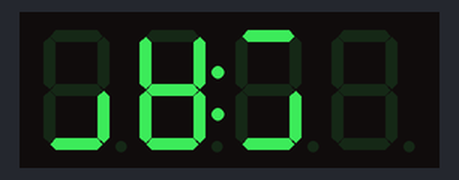
The sketch below on a simulated Arduino Uno, built with avr-gcc and run on an emulated ATmega328P. On the bench: 4-digit seven-segment display. Wiring (inferred from the names in the program): HT16K33 LED driver at I2C address 0x70.

Above: at 0.1 s.
At 5.1 s:
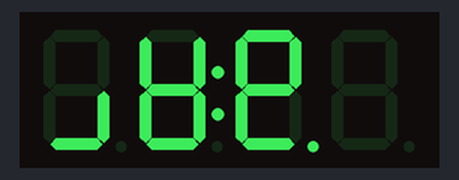
At 11.1 s:
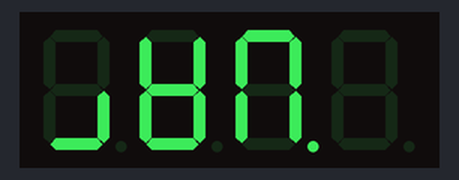
At 19.1 s:
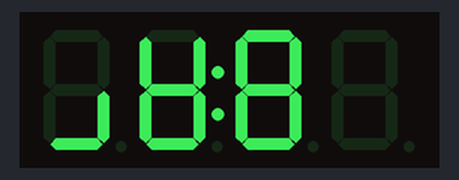
At 26.1 s:
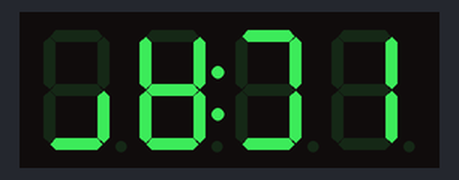
At 38.1 s:
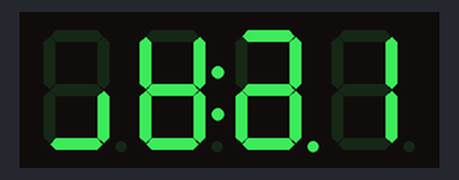

Measured:
- what the display in image 0 shows lasts 1.0 s, from 0.0 s to 1.0 s

The sketch:

HT16K33_7seg_OSL40391.ino
```cpp
// test routine for HT16K33 dot LED driver
// made by Vaphio @ Sept.26, 2026
#include <Wire.h>

const uint8_t HT16K33_addr=0x70;
const uint8_t HT16K33_init[4] = {0x21, 0x81, 0xA0, 0xEA1};
const uint8_t digit_code[16] = {0x7E, 0x0C, 0xB6, 0x9E, 0xCC, 0xDA, 0xFA, 0x0E, 0xFE, 0xDE, 0xEE, 0xF8, 0x72, 0xBC, 0xF2, 0xE2};
const int grn = 0;
const int red = 8;

uint8_t dram[16];
bool col;

void setup() {
  Wire.begin();
  for (uint8_t cmd : HT16K33_init) {
    sendCmd(cmd);
  }
  clearAll();
  delay(10);
  Serial.begin(9600);
//  Serial.println("Start");
}

void loop() {
  int base = 1000;
  for (int i=0; i<50; i++) {
    base++;
    set4dig(base, 3);
    delay(1000);
    setColon(col);
    col = !col;
  }
  delay(1000);
  clearAll();
  for (int i=0; i<256; i++) {
    base++;
    setHex(base, 3);
    delay(100);
  }
  delay(1000);
  clearAll();
  for (int i=0; i<50; i++) {
    base++;
    set4dig(base, 1);
  //  set4dig(base, red);
    delay(100);
  }
  delay(1000);
  clearAll();
  delay(1000);
}

void sendCmd(uint8_t cmd) {
  Wire.beginTransmission(HT16K33_addr);
  Wire.write(cmd);
  Wire.endTransmission();
}

void sendBlockCmd(uint8_t* data) {
  int size = sizeof(data) / sizeof(data[0]);
  Wire.beginTransmission(HT16K33_addr);
  for (int i=0; i<size; i++) {
    Wire.write(data[i]);
  }
  Wire.endTransmission();
  delay(10);
}

void setLED(int dig) {
  Wire.beginTransmission(HT16K33_addr);
  Wire.write(0x00);
  for (int i=0; i<dig; i++) {
    Wire.write(dram[i]);
  }
  Wire.endTransmission();
}

void setColon(bool sw) {
  Wire.beginTransmission(HT16K33_addr);
  Wire.write(0x08);
  if (sw) {
    Wire.write(0x06);
  } else {
    Wire.write(0x00);
  }
  Wire.endTransmission();
}

void set4dig(int num, int dec) {
  int dig[4];
  for (int i=0; i<4; i++) {
    dig[3-i] = num % 10;
    num = num / 10;
  }
  for (int i=0; i<4; i++) {
    setNum(i, dig[i], dec);
  }
}

void setNum(int dig, int num, int dec) {
  int period = 0;
  Wire.beginTransmission(HT16K33_addr);
  Wire.write(dig*2);
  if (dig==dec) {
    period = 1;
  } else {
    period = 0;
  }
  Wire.write(digit_code[num] | period);
  Wire.endTransmission();
}

void setHex(int num, int cl) {
  int dig[4];
  for (int i=0; i<4; i++) {
    dig[3-i] = num %16;
    num = num / 16;
  }
  for (int i=0; i<4; i++) {
    setNum(i, dig[i], cl);
  }
}

void setDram(uint8_t data) {
  for (int i=0; i<16; i++) {
    dram[i] = data;
  }
}

void clearAll() {
  Wire.beginTransmission(HT16K33_addr);
  Wire.write(0x00);
  for (int i=0; i<16; i++) {
    Wire.write(0x00);
  }
  Wire.endTransmission();
}
```
